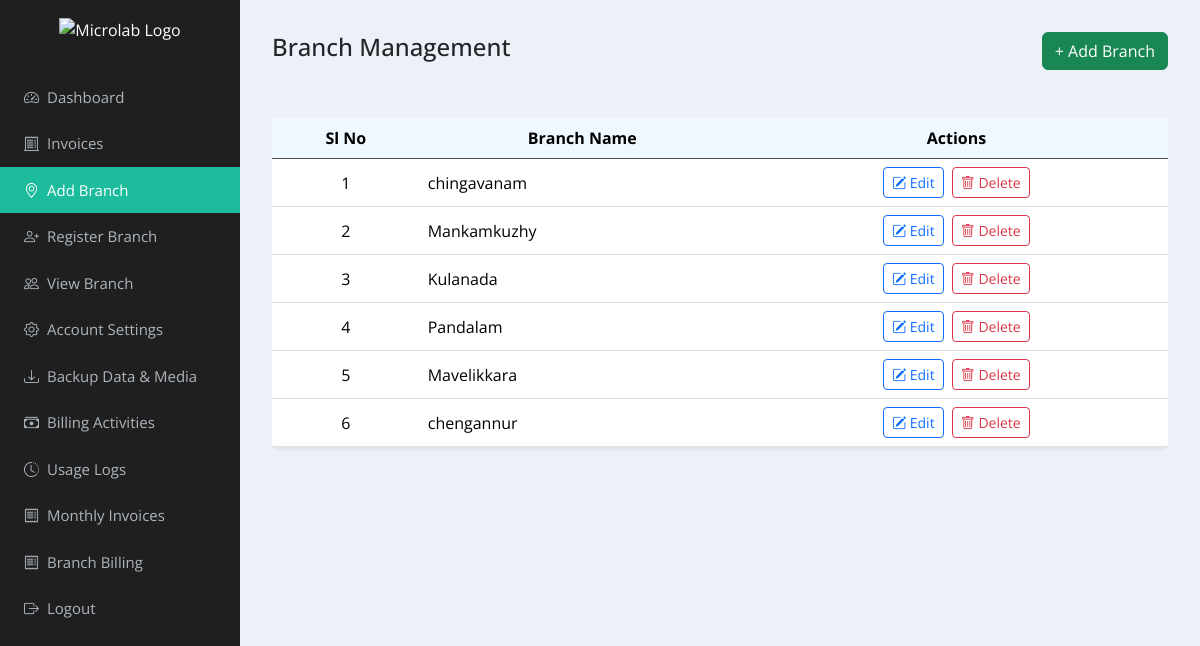
The app's page /branch_list with its own data.
### myapp/models.py (models this page shows)
class Branch(models.Model):
    location = models.CharField(max_length=255,null=True)
    created_at = models.DateField(auto_now_add=True,null=True, blank=True)

### myapp/views.py (the view)
# urls.py: path('branch_list', views.branch_list, name='branch_list'),
def branch_list(request):
    branches = Branch.objects.all()
    return render(request, 'branch_list.html', {'branches': branches})

### templates/branch_list.html (shortened to what this page needs)
{% include 'admin_navbar.html' %}
<body style="background-color: #edf0f6;">
    <div class="main-content">
<div >
    <div class=" d-flex justify-content-between align-items-center">
        <h4>Branch Management</h4>
        <button class="btn btn-success" data-bs-toggle="modal" data-bs-target="#addBranchModal">+ Add Branch</button>
    </div>
<br>
    <div class="table-responsive mt-4">
        <table class="table table-hover align-middle shadow-sm rounded">
            <thead class="table-dark text-center" style="color:black">
                <tr>
                    <th style="background-color: aliceblue;color:black">Sl No</th>
                    <th style="background-color: aliceblue;color:black">Branch Name</th>
                    <th style="background-color: aliceblue;color:black">Actions</th>
                </tr>
            </thead>
            <tbody >
                {% if branches %}
                    {% for branch in branches|dictsortreversed:"id" %}
                    <tr>
                        <td class="text-center">{{ forloop.counter }}</td>
                        <td>{{ branch.location }}</td>
                        <td class="text-center">
<a href="#" class="btn btn-sm btn-outline-primary me-1" data-bs-toggle="modal" data-bs-target="#editBranchModal">
    <i class="bi bi-pencil-square"></i> Edit
</a>
                            <form method="post" action="{% url 'branch_delete' branch.pk %}" class="d-inline" id="delete-form-{{ branch.pk }}">
                                <button type="button" class="btn btn-sm btn-outline-danger" onclick="confirmDelete({{ branch.pk }})">
                                    <i class="bi bi-trash"></i> Delete
                                </button>
                            </form>
                        </td>
                    </tr>
                    {% endfor %}
                {% else %}
                    <tr>
                        <td colspan="3" class="text-center text-muted">No branches found.</td>
                    </tr>
                {% endif %}
            </tbody>
        </table>
    </div>
</div>
<link href="https://cdn.jsdelivr.net/npm/bootstrap-icons@1.10.5/font/bootstrap-icons.css" rel="stylesheet">

### templates/admin_navbar.html (style rules this page uses)
body { font-family: 'Open Sans', sans-serif; background-color: #f5f6fa; margin: 0; }
.main-content { margin-left: 240px; padding: 2rem; transition: margin-left 0.3s ease; }

### records on screen
Branch: location "chingavanam"
Branch: location "Mankamkuzhy"
Branch: location "Kulanada"
Branch: location "Pandalam"
Branch: location "Mavelikkara"
Branch: location "chengannur"
